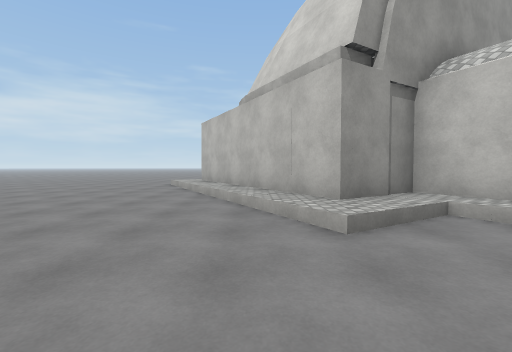
View 1 (above)

23 first-person views from a walk through a 3-D level made in the Unity game engine. The camera is 1.3 m above the floor, tilts 2° down and sees 90° across. The floor is counted in squares, 2 m on a side. Each view is taken from the middle of a square. On the plan, view 1 faces up. The plan holds only what a view shows up to about 9 squares ahead; the rest is blank. The place goes on beyond the plan. Door leaves are left out, so doorways stand open. Surface patterns are stand-ins for the level's own textures.

View 2
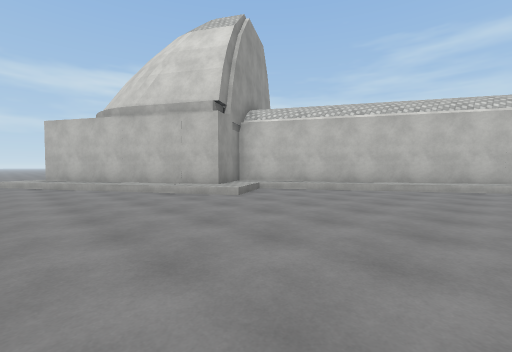

View 3
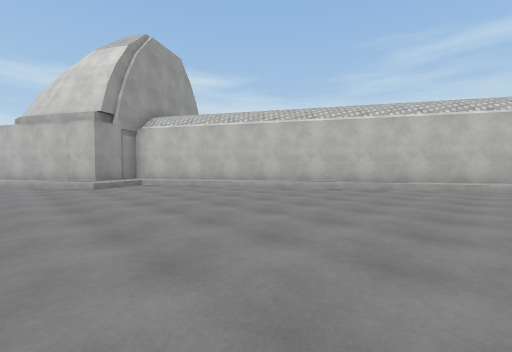

View 4
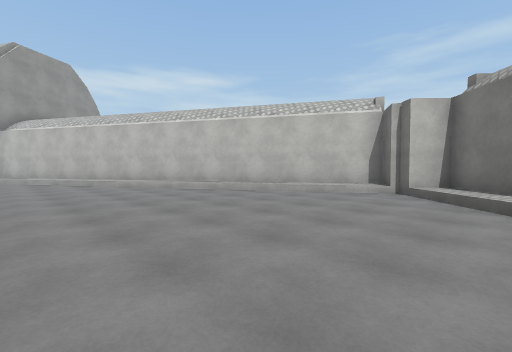

View 5
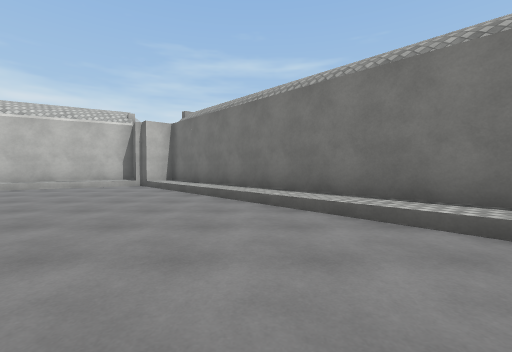

View 6
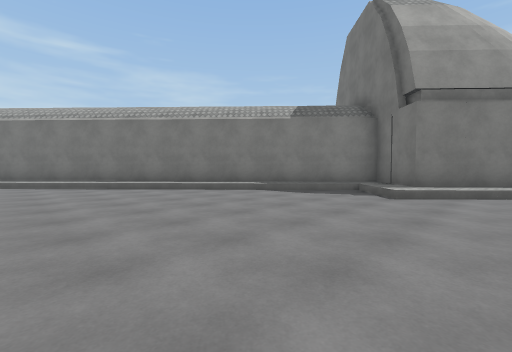

View 7
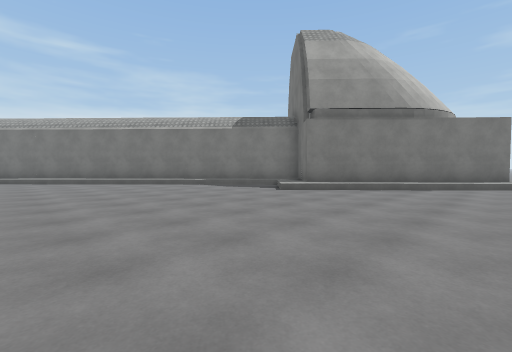

View 8
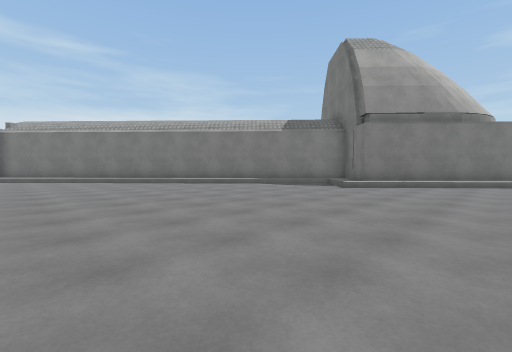

View 9
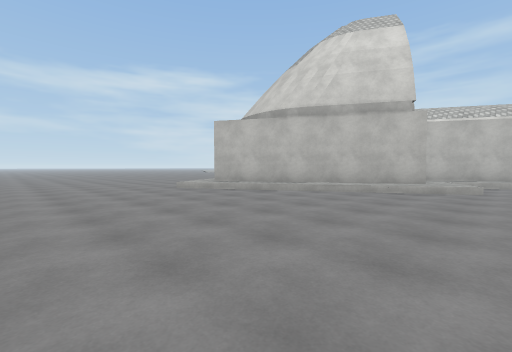

View 10
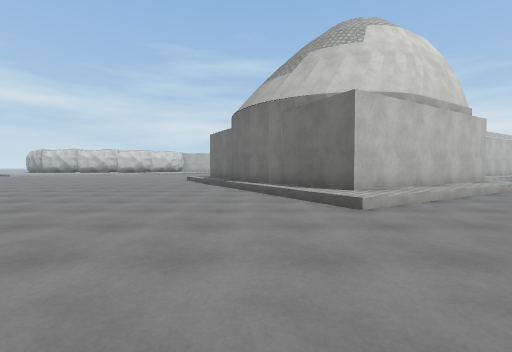

View 11
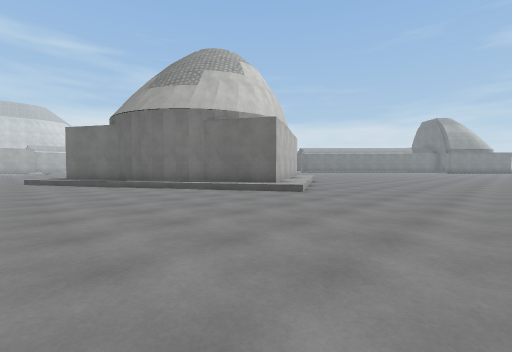

View 12
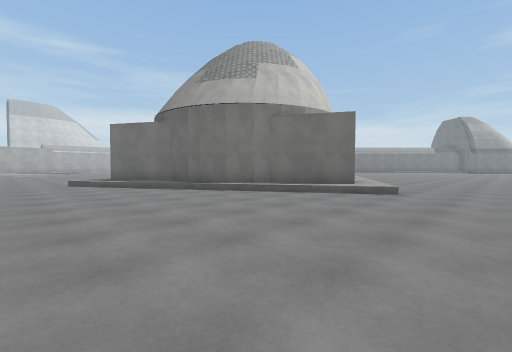

View 13
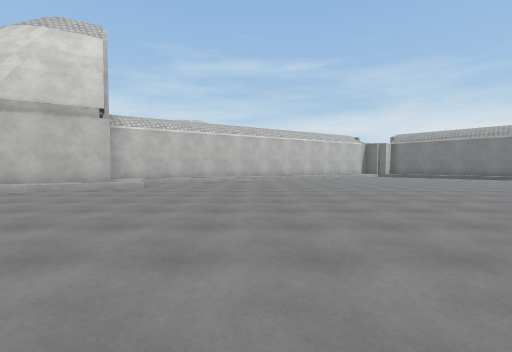

View 14
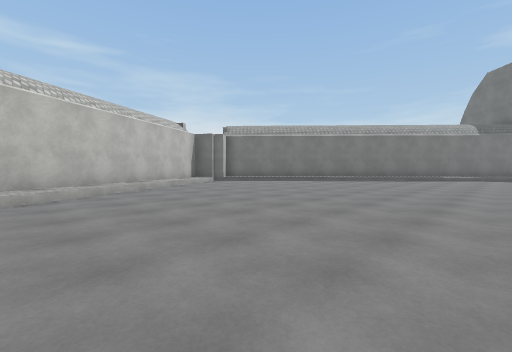

View 15
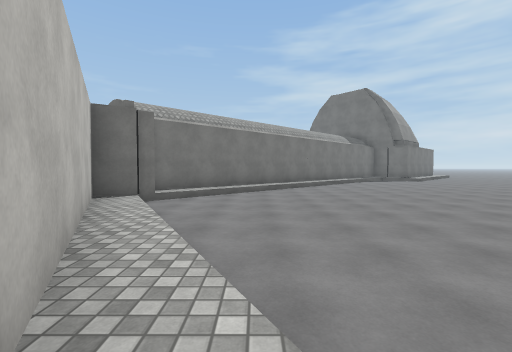

View 16
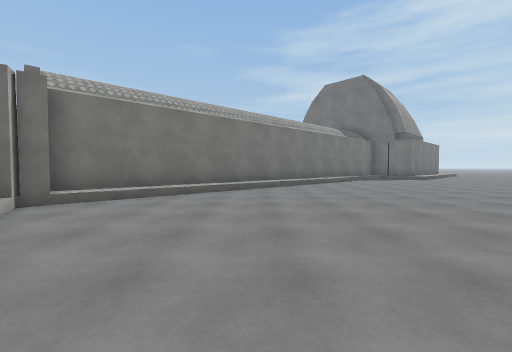

View 17
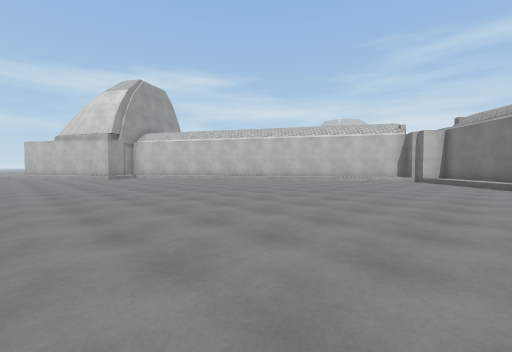

View 18
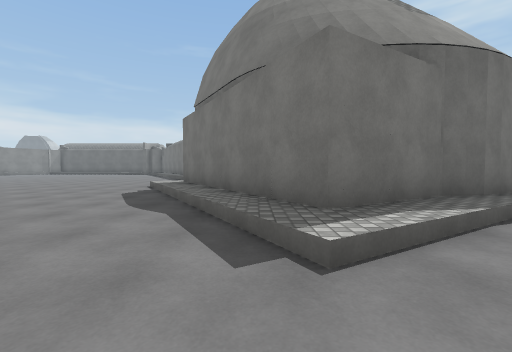

View 19
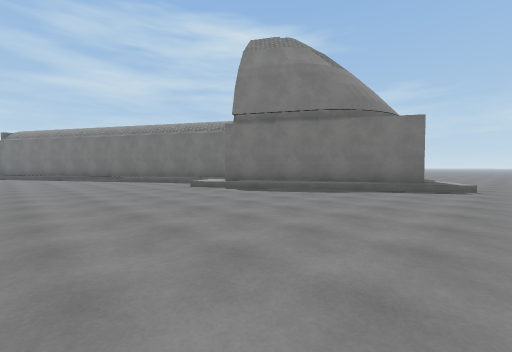

View 20
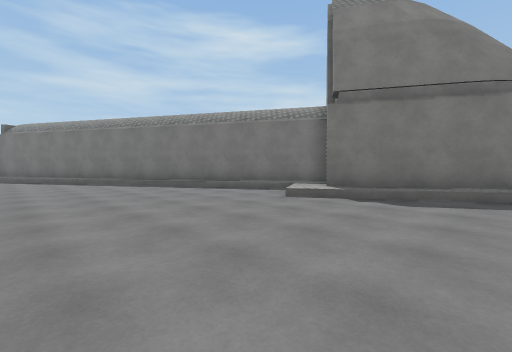

View 21
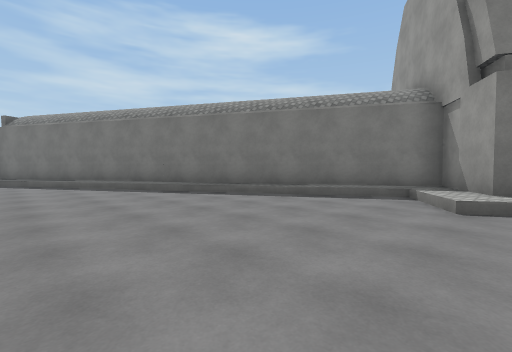

View 22
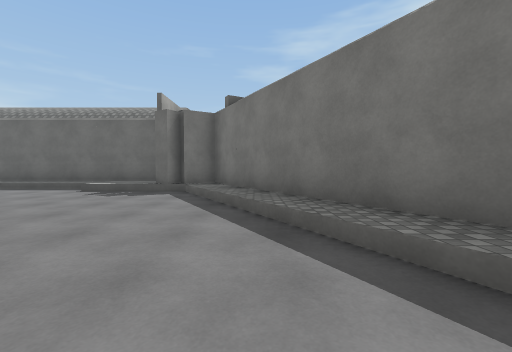

View 23
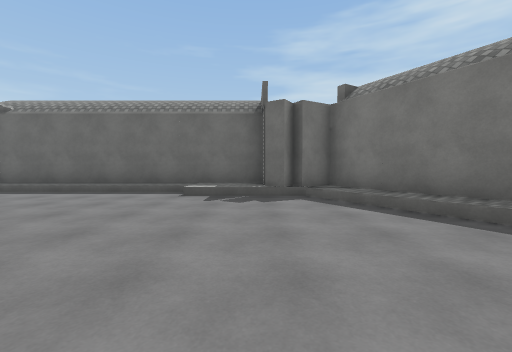

### Floor plan
Key: @ floor where view 1 was taken; # wall or solid block; x gap in a wall; . main floor; : floor 0.25 m higher than the main floor; + floor 0.5 m higher than the main floor; / step, stairs or slope; O other object.
Columns run from 7 left of view 1 to 23 right of it. Each row starts with its distance up from view 1.
 16   .............
 15 ......................
 14 ............//........
 13 ........../:#/........
 12 ........//####/.......
 11 ......./###  #:.......
 10 ...../:##    ##/......
  9 ....//##      #:/.....
  8 ...../##      ##/.....
  7 ...../:#       :/.....
  6 ....../##     #/......
  5 .......:####  #:/.....
  4 ......./##:#  ##/.....
  3 ........://##  #:/....
  2 ...........:#  ##:....
  1   ........./##  ##/...
  0  ......@....:#   #:... .
 -1 ............/##  ##/.....
 -2  ............/##  #:/.....
 -3   .........../:#  ##/......
 -4    .........../##  ##/......
 -5     ...........:#   #:.......
 -6     .........../##  ###//.....
 -7     ............/##   #++::::::
 -8     ............/:#     #######
 -9     .............O#
-10  .............../##
-11  ............../##
-12 ............../##
-13 ............./##
-14 ............/##
-15 ...........:##
-16 ........./:##
-17 ......../:##
-18 ....//./:##
-19 .../:#/:##
-20 ../:##:##
-21 ./:#####
-22 /:##
-23 x##

Where each view was taken, in squares from view 1:
view 1: 0 up, 0 right, facing up
view 2: 2 down, 3 left, facing up-right
view 3: 6 down, 1 left, facing up-right
view 4: 11 down, 3 right, facing up-right
view 5: 13 down, 1 right, facing right
view 6: 12 down, 4 left, facing down-right
view 7: 12 down, 7 left, facing down-right
view 8: 10 down, 6 left, facing down-right
view 9: 2 up, 7 left, facing up-right
view 10: 11 up, 7 left, facing right
view 11: 15 up, 7 left, facing down-right
view 12: 16 up, 5 left, facing down-right
view 13: 1 down, 7 left, facing right
view 14: 2 down, 0 right, facing down-right
view 15: 3 down, 7 right, facing down
view 16: 5 down, 6 right, facing down
view 17: 12 down, 3 left, facing up-right
view 18: 16 up, 6 right, facing down
view 19: 15 up, 14 right, facing down-left
view 20: 11 up, 14 right, facing down-left
view 21: 8 up, 14 right, facing down-left
view 22: 1 up, 13 right, facing down
view 23: 0 up, 16 right, facing down
